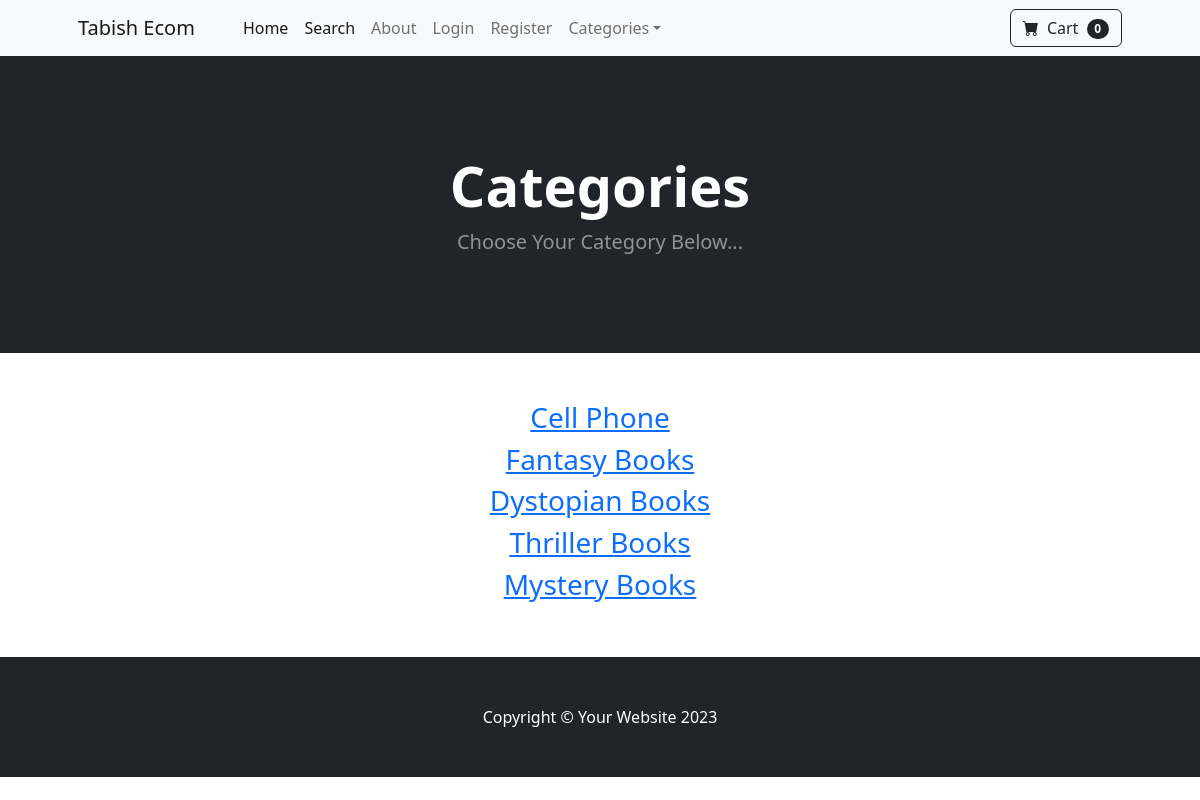
Page /categories/ on the committed database.
### store/models.py (models this page shows)
class Category(models.Model):
    name = models.CharField(max_length=50)
    def __str__(self):
        return self.name
    class Meta:
        verbose_name_plural = "categories"

### store/views.py (the view)
# urls.py: path("categories/", views.category_list, name="category_list"),
def category_list(request):
    categories = Category.objects.all()
    return render(request, "category_list.html", {"categories": categories})

### cart/cart.py (called while the page is built)
    def __len__(self):
        return len(self.cart)

### cart/context_processors.py (called while the page is built)
def cart(request):
    return {"cart": Cart(request)}

### store/templates/category_list.html
{% extends 'base.html' %} {% block content %}
<header class="bg-dark py-5">
  <div class="container px-4 px-lg-5 my-5">
    <div class="text-center text-white">
      <h1 class="display-4 fw-bolder">Categories</h1>
      <p class="lead fw-normal text-white-50 mb-0">
        Choose Your Category Below...
      </p>
    </div>
  </div>
</header>
<div class="container">
  <div class="row">
    <center>
      <div class="col-8">
        <br /></br>
        {% for category in categories %}
        <h3><a href="{% url 'category' category.name %}">{{ category }}</a></h3>
        {% endfor %}
        <br /></br>
      </div>
    </center>
  </div>
</div>
{% endblock %}

### rows in the picture
Category: name "Cell Phone"
Category: name "Fantasy Books"
Category: name "Dystopian Books"
Category: name "Thriller Books"
Category: name "Mystery Books"

### other values in the picture
{{ cart|length }} "0"
